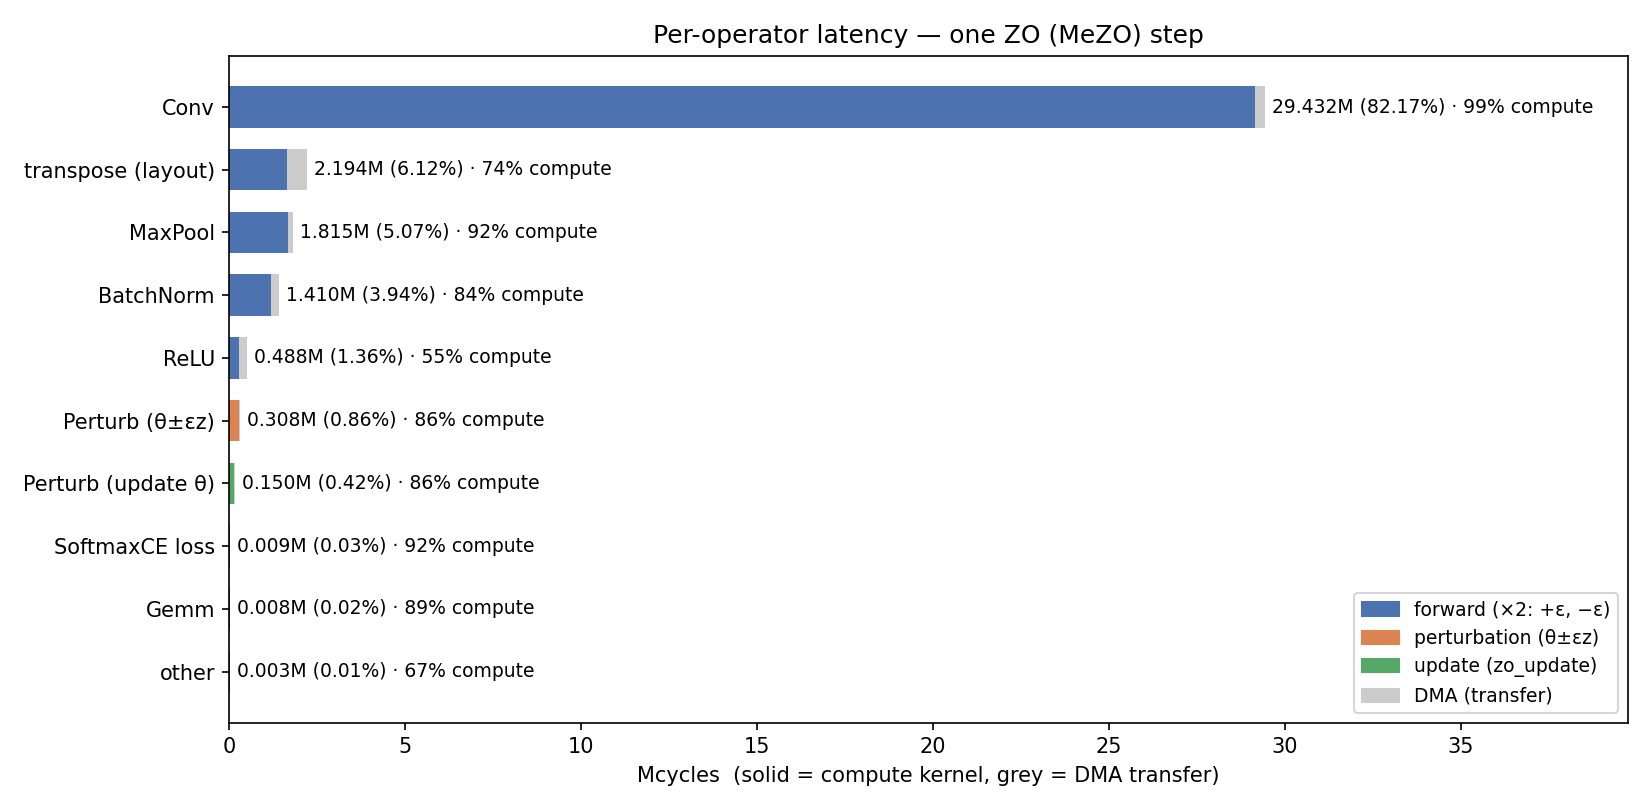

The Python source for this figure:
# ZO analog of exp1 BP lat_fig2_per_operator.py — per-operator latency for one MeZO step.
# ZO has NO backward/optimizer. Categories: forward (2 perturbed forwards) / perturbation (theta +/- eps*z
# generated before each forward) / update (zo_update in-place theta update). Horizontal bars, kernel+DMA.
import re, matplotlib
matplotlib.use("Agg"); import matplotlib.pyplot as plt; import numpy as np
from collections import defaultdict
from matplotlib.patches import Patch
L=open("../logs/profiletiling.log").read().splitlines()
node=defaultdict(lambda:[0,0,0])
rx=re.compile(r'^\[([^\]]+)\]\[[SD]B\]\[(\d+) ops\]\[Tile (\d+)\] (Pre-Kernel|Kernel|Post-Kernel)\s*:\s*(\d+) cycles')
for ln in L:
    m=rx.match(ln)
    if m: node[m.group(1)][{"Pre-Kernel":0,"Kernel":1,"Post-Kernel":2}[m.group(4)]]+=int(m.group(5))
def cat(t):
    tl=t.lower()
    if "perturb" in tl and "updated" in tl: return "update"
    if "perturb" in tl: return "perturbation"
    return "forward"
def op(t):
    tl=t.lower()
    if "perturb" in tl and "updated" in tl: return "Perturb (update θ)"
    if "perturb" in tl: return "Perturb (θ±εz)"
    if "transpose" in tl: return "transpose (layout)"
    if "BatchNormalization" in t or "BatchNormInternal" in t: return "BatchNorm"
    if "Relu" in t: return "ReLU"
    if "MaxPool" in t: return "MaxPool"
    if "Gemm" in t: return "Gemm"
    if "CrossEntropyLoss" in t or "Softmax" in t: return "SoftmaxCE loss"
    if "_Conv_L2" in t: return "Conv"
    return "other"
CAT=defaultdict(lambda:[0,0,0]); OP=defaultdict(lambda:[0,0,0]); tot=[0,0,0]
for t,(p,k,po) in node.items():
    c=cat(t); CAT[c][0]+=p;CAT[c][1]+=k;CAT[c][2]+=po
    o=op(t);  OP[(c,o)][0]+=p;OP[(c,o)][1]+=k;OP[(c,o)][2]+=po
    tot[0]+=p;tot[1]+=k;tot[2]+=po
T=sum(tot); M=1e6
COL={"forward":"#4C72B0","perturbation":"#DD8452","update":"#55A868"}
rows=sorted(OP.items(),key=lambda kv:-sum(kv[1]))
rows=[r for r in rows if sum(r[1])>2000][:12]
labels=[o for (c,o),_ in rows]; colcat=[COL[c] for (c,o),_ in rows]
ker=[v[1]/M for _,v in rows]; dma=[(v[0]+v[2])/M for _,v in rows]
y=np.arange(len(rows))[::-1]
fig,ax=plt.subplots(figsize=(11,5.4))
ax.barh(y,ker,color=colcat,height=.66)
ax.barh(y,dma,left=ker,color="#cccccc",height=.66)
for i,((c,o),v) in zip(y,rows):
    s=sum(v); ax.text(s/M+0.2,i,f"{s/M:.3f}M ({100*s/T:.2f}%) · {100*v[1]/s:.0f}% compute",va="center",fontsize=9)
ax.set_yticks(y); ax.set_yticklabels(labels)
ax.set_xlabel("Mcycles  (solid = compute kernel, grey = DMA transfer)")
ax.set_xlim(0, max(sum(v) for _,v in rows)/M*1.35)
ax.set_title("Per-operator latency — one ZO (MeZO) step")
ax.legend(handles=[Patch(color=COL["forward"],label="forward (×2: +ε, −ε)"),
                   Patch(color=COL["perturbation"],label="perturbation (θ±εz)"),
                   Patch(color=COL["update"],label="update (zo_update)"),
                   Patch(color="#cccccc",label="DMA (transfer)")],fontsize=9,loc="lower right")
plt.tight_layout(); plt.savefig("lat_fig2_per_operator.png",dpi=150); plt.close()
print(f"saved lat_fig2_per_operator.png  | TOTAL {T/M:.2f}M")
for c in ["forward","perturbation","update"]:
    s=sum(CAT[c]); print(f"  {c:12s} {s/M:7.3f}M ({100*s/T:5.2f}%)")
